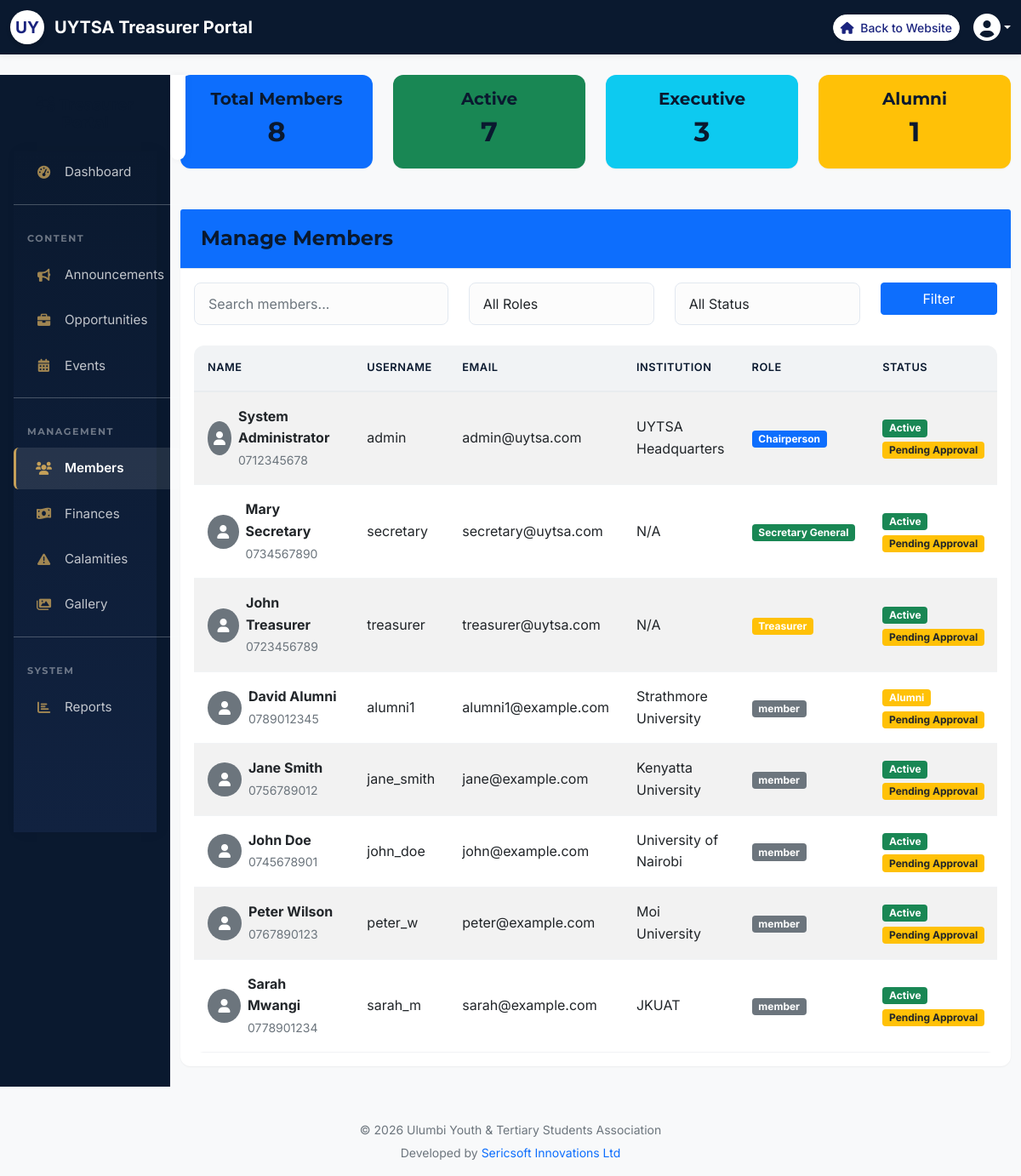
/admin/members.php (signed in), run on the app's committed database.
### tables this page shows
CREATE TABLE users (
    id INT PRIMARY KEY AUTO_INCREMENT,
    username VARCHAR(50) UNIQUE NOT NULL,
    email VARCHAR(100) UNIQUE NOT NULL,
    password VARCHAR(255) NOT NULL,
    full_name VARCHAR(100) NOT NULL,
    role ENUM('member', 'Patron', 'Chairperson', 'Vice_Chairperson', 'Secretary_General', 'Treasurer', 'Organizing_Secretary', 'Publicity_Officer', 'NextGen_Docket') DEFAULT 'member',
    phone VARCHAR(20),
    institution VARCHAR(100),
    course VARCHAR(100),
    year_of_study VARCHAR(20),
    graduation_year INT,
    profile_image VARCHAR(255),
    bio TEXT,
    status ENUM('active', 'inactive', 'alumni') DEFAULT 'active',
    is_approved TINYINT(1) DEFAULT 0,
    registration_date TIMESTAMP DEFAULT CURRENT_TIMESTAMP,
    last_login TIMESTAMP NULL,
    reset_token VARCHAR(255),
    reset_expiry TIMESTAMP NULL
);

### admin/members.php (the view, shortened to what this page needs)
<?php
$conn = getDBConnection();
$search = $_GET['search'] ?? '';
$whereClause = "WHERE 1=1";
$sql = "SELECT * FROM users $whereClause ORDER BY
        FIELD(role, 'Patron', 'Chairperson', 'Vice_Chairperson', 'Secretary_General', 'Treasurer', 'Organizing_Secretary', 'Publicity_Officer', 'NextGen_Docket', 'member'),
        full_name";
$stmt = $conn->prepare($sql);
$stmt->execute();
$members = $stmt->get_result();
$stats = $conn->query("
    SELECT
        COUNT(*) as total_members,
        SUM(CASE WHEN status = 'active' THEN 1 ELSE 0 END) as active_members,
        SUM(CASE WHEN status = 'alumni' THEN 1 ELSE 0 END) as alumni_members,
        SUM(CASE WHEN status = 'inactive' THEN 1 ELSE 0 END) as inactive_members,
        SUM(CASE WHEN role != 'member' THEN 1 ELSE 0 END) as executive_members
    FROM users
")->fetch_assoc();
?>
<?php include 'header.php'; ?>
    <div class="container-fluid mt-4">
        <div class="row">
            <?php include 'sidebar.php'; ?>
            <div class="col-md-10">
                <div class="row mb-4">
                    <div class="col-md-3">
                        <div class="card bg-primary text-white">
                            <div class="card-body text-center">
                                <h5>Total Members</h5>
                                <h2><?php echo $stats['total_members']; ?></h2>
                            </div>
                        </div>
                    </div>
                    <div class="col-md-3">
                        <div class="card bg-success text-white">
                            <div class="card-body text-center">
                                <h5>Active</h5>
                                <h2><?php echo $stats['active_members']; ?></h2>
                            </div>
                        </div>
                    </div>
                    <div class="col-md-3">
                        <div class="card bg-info text-white">
                            <div class="card-body text-center">
                                <h5>Executive</h5>
                                <h2><?php echo $stats['executive_members']; ?></h2>
                            </div>
                        </div>
                    </div>
                    <div class="col-md-3">
                        <div class="card bg-warning text-dark">
                            <div class="card-body text-center">
                                <h5>Alumni</h5>
                                <h2><?php echo $stats['alumni_members']; ?></h2>
                            </div>
                        </div>
                    </div>
                </div>
                <div class="card">
                    <div class="card-header bg-primary text-white d-flex justify-content-between align-items-center">
                        <h4 class="mb-0">Manage Members</h4>
                    </div>
                    <div class="card-body">
                        <form method="GET" class="mb-4">
                            <div class="row">
                                <div class="col-md-4">
                                    <input type="text" name="search" class="form-control" placeholder="Search members..." value="<?php echo htmlspecialchars($search); ?>">
                                </div>
                                <div class="col-md-3">
                                    <select name="role" class="form-control">
                                        <option value="all">All Roles</option>
                                    </select>
                                </div>
                                <div class="col-md-3">
                                    <select name="status" class="form-control">
                                        <option value="all">All Status</option>
                                    </select>
                                </div>
                                <div class="col-md-2">
                                    <button type="submit" class="btn btn-primary w-100">Filter</button>
                                </div>
                            </div>
                        </form>
                        <div class="table-responsive">
                            <table class="table table-striped table-hover">
                                <thead>
                                    <tr>
                                        <th>Name</th>
                                        <th>Username</th>
                                        <th>Email</th>
                                        <th>Institution</th>
                                        <th>Role</th>
                                        <th>Status</th>
                                    </tr>
                                </thead>
                                <tbody>
                                    <?php while ($member = $members->fetch_assoc()): ?>
                                    <tr>
                                        <td>
                                            <div class="d-flex align-items-center">
                                                <?php if (!empty($member['profile_image'])): ?>
                                                    <img src="../assets/uploads/profile/<?php echo $member['profile_image']; ?>"
                                                         class="rounded-circle me-2" width="40" height="40" alt="Profile">
                                                <?php else: ?>
                                                    <div class="rounded-circle bg-secondary d-flex align-items-center justify-content-center me-2"
                                                         style="width: 40px; height: 40px;">
                                                        <i class="fas fa-user text-white"></i>
                                                    </div>
                                                <?php endif; ?>
                                                <div>
                                                    <strong><?php echo htmlspecialchars($member['full_name']); ?></strong>
                                                    <br>
                                                    <small class="text-muted"><?php echo htmlspecialchars($member['phone'] ?? 'No phone'); ?></small>
                                                </div>
                                            </div>
                                        </td>
                                        <td><?php echo htmlspecialchars($member['username']); ?></td>
                                        <td><?php echo htmlspecialchars($member['email']); ?></td>
                                        <td><?php echo htmlspecialchars($member['institution'] ?? 'N/A'); ?></td>
                                        <td>
                                            <?php
                                            $roleBadge = [
                                                'member' => 'secondary',
                                                'Patron' => 'danger',
                                                'Chairperson' => 'primary',
                                                'Vice_Chairperson' => 'info',
                                                'Secretary_General' => 'success',
                                                'Treasurer' => 'warning',
                                                'Organizing_Secretary' => 'info',
                                                'Publicity_Officer' => 'info',
                                                'NextGen_Docket' => 'info'
                                            ];
                                            $roleText = str_replace('_', ' ', $member['role']);
                                            ?>
                                            <span class="badge bg-<?php echo $roleBadge[$member['role']]; ?>">
                                                <?php echo $roleText; ?>
                                            </span>
                                        </td>
                                        <td>
                                            <?php
                                            $statusBadge = [
                                                'active' => 'success',
                                                'inactive' => 'danger',
                                                'alumni' => 'warning'
                                            ];
                                            ?>
                                            <span class="badge bg-<?php echo $statusBadge[$member['status']]; ?>">
                                                <?php echo ucfirst($member['status']); ?>
                                            </span>
                                            <?php if ($member['is_approved'] == 0): ?>
                                                <br>
                                                <span class="badge bg-warning text-dark mt-1">Pending Approval</span>
                                            <?php endif; ?>
                                        </td>
                                    </tr>
                                    <?php endwhile; ?>
                                </tbody>
                            </table>
                        </div>
                    </div>
                </div>
            </div>
        </div>
    </div>
<?php include 'footer.php'; ?>

### assets/css/style.css (style rules this page uses)
:root { --uytsa-blue: #2c3e50; --uytsa-light-blue: #3498db; --uytsa-red: #e74c3c; --uytsa-green: #2ecc71; --uytsa-yellow: #f39c12; }

### assets/css/modern.css (style rules this page uses)
:root { --corporate-navy: #0a192f; --corporate-blue: #112240; --corporate-accent: #c5a059; --corporate-accent-hover: #d4af37; --corporate-light: #f8f9fa; --corporate-dark: #212529; --corporate-gray: #8892b0; --corporate-border: #e2e8f0; --font-primary: 'Inter', sans-serif; --font-heading: 'Montserrat', sans-serif; --shadow-sm: 0 1px 2px 0 rgba(0, 0, 0, 0.05); --shadow-md: 0 4px 6px -1px rgba(0, 0, 0, 0.1), 0 2px 4px -1px rgba(0, 0, 0, 0.06); --shadow-lg: 0 10px 15px -3px rgba(0, 0, 0, 0.1), 0 4px 6px -2px rgba(0, 0, 0, 0.05); --shadow-premium: 0 20px 25px -5px rgba(0, 0, 0, 0.1), 0 10px 10px -5px rgba(0, 0, 0, 0.04); }
body { font-family: var(--font-primary); color: var(--corporate-dark); background-color: var(--corporate-light); line-height: 1.6; }
h1, h2, h3, h4, h5, h6 { font-family: var(--font-heading); font-weight: 700; color: var(--corporate-navy); }

### admin/css/admin.css (style rules this page uses)
:root { --sidebar-width: 250px; --header-height: 60px; --primary-color: var(--corporate-navy); --secondary-color: var(--corporate-blue); --accent-color: var(--corporate-accent); }
body { background-color: var(--corporate-light); font-family: var(--font-primary); }
.card { border: none; border-radius: 12px; box-shadow: var(--shadow-sm); transition: all 0.3s ease; background: white; margin-bottom: 24px; }
.card-header { background-color: white; border-bottom: 1px solid var(--corporate-border); padding: 20px 24px; font-weight: 700; color: var(--corporate-navy); font-family: var(--font-heading); }
.table-responsive { border-radius: 12px; overflow: hidden; background: white; }
.table { margin-bottom: 0; }
.table thead th { background-color: #f1f3f5; border-bottom: 2px solid #e9ecef; color: var(--corporate-navy); font-weight: 600; text-transform: uppercase; font-size: 0.8rem; padding: 16px; letter-spacing: 0.5px; }
.table tbody td { padding: 16px; vertical-align: middle; color: var(--corporate-dark); border-bottom: 1px solid #f1f3f5; }
.form-control { border-radius: 8px; padding: 12px 16px; border: 1px solid #e2e8f0; background-color: #fcfcfc; }

### data on the page
users: full_name "System Administrator", phone "0712345678", username "admin", email "admin@uytsa.com", institution "UYTSA Headquarters", role "Chairperson", status "Active", is_approved "Pending Approval"
users: full_name "Mary Secretary", phone "0734567890", username "secretary", email "secretary@uytsa.com", institution "N/A", role "Secretary General", status "Active", is_approved "Pending Approval"
users: full_name "John Treasurer", phone "0723456789", username "treasurer", email "treasurer@uytsa.com", institution "N/A", role "Treasurer", status "Active", is_approved "Pending Approval"
users: full_name "David Alumni", phone "0789012345", username "alumni1", email "alumni1@example.com", institution "Strathmore University", role "member", status "Alumni", is_approved "Pending Approval"
users: full_name "Jane Smith", phone "0756789012", username "jane_smith", email "jane@example.com", institution "Kenyatta University", role "member", status "Active", is_approved "Pending Approval"
users: full_name "John Doe", phone "0745678901", username "john_doe", email "john@example.com", institution "University of Nairobi", role "member", status "Active", is_approved "Pending Approval"
users: full_name "Peter Wilson", phone "0767890123", username "peter_w", email "peter@example.com", institution "Moi University", role "member", status "Active", is_approved "Pending Approval"
users: full_name "Sarah Mwangi", phone "0778901234", username "sarah_m", email "sarah@example.com", institution "JKUAT", role "member", status "Active", is_approved "Pending Approval"

### other printed values
$headerRole "Treasurer"
$stats['total_members'] "8"
$stats['active_members'] "7"
$stats['executive_members'] "3"
$stats['alumni_members'] "1"
